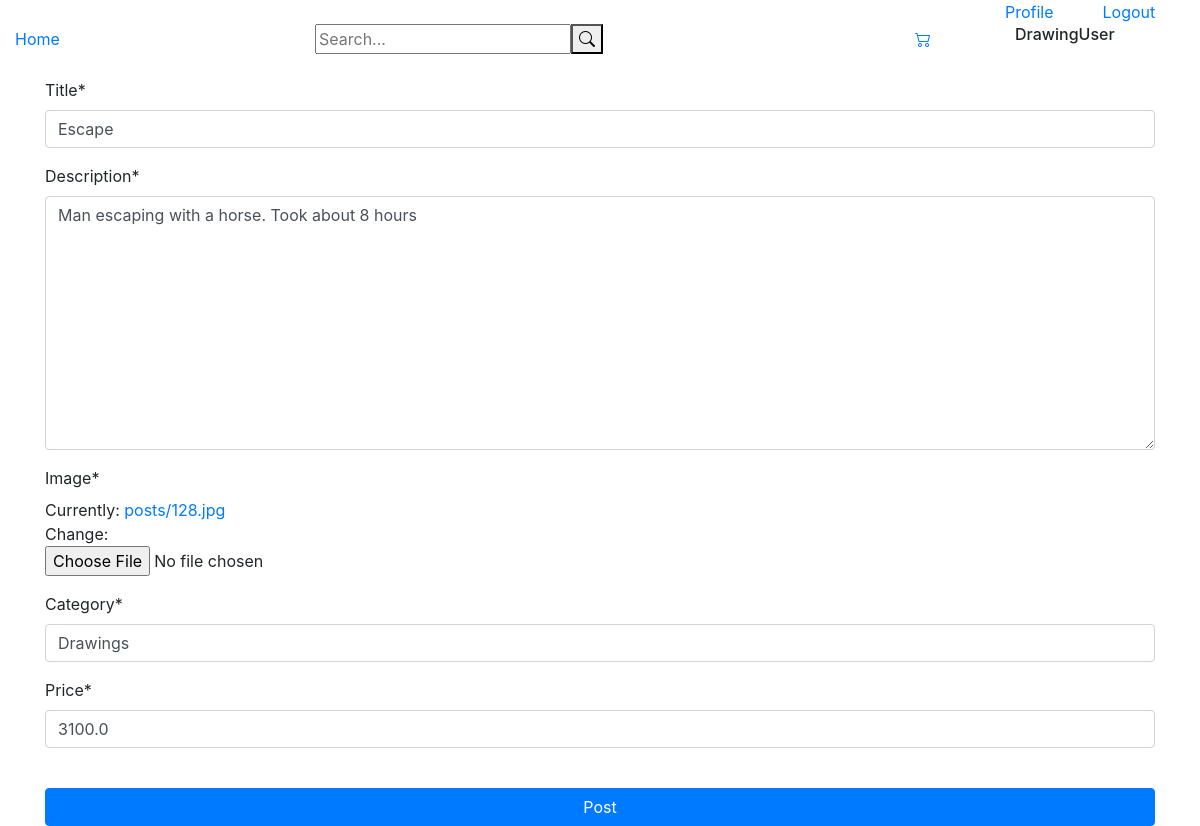
Screenshot of /posts/33/update/ (signed in) with the database file from the repository.
### posts/models.py (models this page shows, shortened)
class Post(models.Model):
    user  = models.ForeignKey(User, on_delete=models.CASCADE)
    title = models.CharField(max_length=100)
    description = models.TextField(max_length=200)
    image = models.ImageField(upload_to="posts/")
    date = models.DateTimeField(auto_now_add=True)
    category = models.ForeignKey(Categories,on_delete=models.CASCADE,related_name='categories')
    slug = models.SlugField(max_length=100)
    price = models.FloatField()

### posts/views.py (the view, shortened to what this page needs)
# urls.py: path('posts/<int:pk>/update/',UpdatePostView.as_view(),name = "post-update"),
class UpdatePostView(LoginRequiredMixin,UserPassesTestMixin,UpdateView):
    model = Post
    form_class = CreatePost
    def test_func(self):
        post = self.get_object()
        if self.request.user == post.user:
            return True
        return False

### posts/forms.py
class CreatePost(forms.ModelForm):
    class Meta:
        model = Post
        fields = ['title','description','image','category','price']

### posts/models.py (called while the page is built)
    def __str__(self):
        return self.name

### posts/templates/posts/post_form.html (shortened to what this page needs)
{% extends 'index.html' %}
{% load crispy_forms_tags %}
{% block content %}
<div class="post-section container">
  <form method="post" class="post-form" enctype="multipart/form-data">
      {{form|crispy}}
      <br>
    <input type="submit" value="Post" class="btn btn-primary btn-block">
  </form>
</div>
{% endblock %}

### templates/nav-bar.html (shortened to what this page needs)
<div class="container-fluid">
    <div class="row   menu">
        <div class="col-12 d-flex justify-content-end">
            {% if user.is_authenticated %}
            <a class="col-1 menu-items" href="{% url 'users:profile' %}">Profile</a>
            <a class="col-1 menu-items" href=" {% url 'users:logout' %}">Logout</a>
            {% else %}
            <a class="col-1 menu-items" href=" {% url 'users:login' %} ">Login</a>
            <a class="col-1 menu-items" href="{% url 'users:register' %}">Signup</a>
            {% endif %}
            </div>
    </div>
    <div class="row justify-content-end bottom-row align-items-center">
        <div class="col-3 logo">
            <a class="logo-items" href="/">Home</a>
        </div>
        <div class="col-6 search-bar">
            <form action="{% url 'posts:search' %}" method="get">
                <input name="q" type="text" placeholder="Search..."><button type="submit"><i class="bi bi-search"></i></button>
            </form>
        </div>
        <div class="col-1 cart">
            <a href="{% url 'cart:order-summary' %}"><i class="bi bi-cart2"></i></a>
        </div>
        <div class="col-2">
            {% if user.is_authenticated %}
                <h6>{{user.username}}</h6>
            {% endif %}
        </div>
    </div>
</div>

### rows the page displays
Post: title "Escape", description "Man escaping with a horse. Took about 8 hours", category "Drawings", price "3100.0"

### other values shown
{{ user.username }} "DrawingUser"
